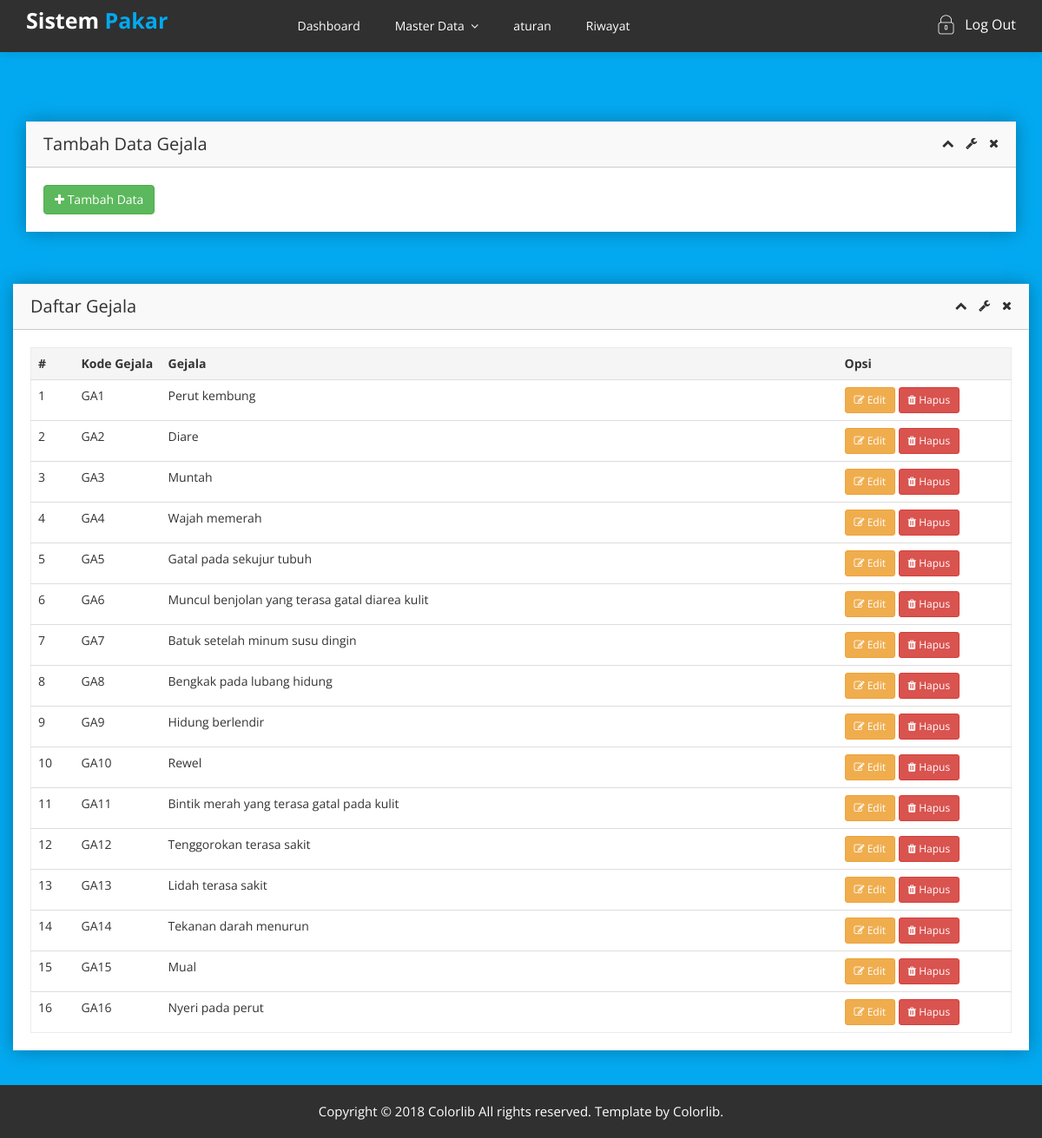
Page /index.php/admin/gejala on the committed database.
### tables this page shows
CREATE TABLE `tb_gejala` (
  `id_gejala` int(11) NOT NULL,
  `kode_gejala` char(8) NOT NULL,
  `nama_gejala` varchar(255) NOT NULL
);

### application/views/admin/layout/content.php (called while the page is built)
<?php
    if( $isi ) {
        $this->load->view($isi);
    }

### application/views/admin/layout/wrapper.php (called while the page is built)
<?php
    require_once('head.php');
    require_once('header.php');
    require_once('content.php');
    require_once('footer.php');

### application/controllers/admin/Gejala.php (called while the page is built, shortened)
<?php
class Gejala extends CI_Controller {
    public function __construct()
    {
        $this->load->model('Gejala_model');
    }
    public function index()
    {
        $gejala = $this->Gejala_model->getGejala();
        $data = [
            'subtitle'  => "Data Gejala",
            'gejala' => $gejala,
            'isi'   =>  "admin/gejala/list"
        ];
        $this->load->view('admin/layout/wrapper', $data, FALSE);
    }
}

### index.php (called while the page is built, shortened)
<?php
require_once BASEPATH.'core/CodeIgniter.php';

### application/models/Gejala_model.php (called while the page is built, shortened)
<?php
class Gejala_model extends CI_Model {
    public function getGejala() {
        return $this->db->get('tb_gejala')->result_array();
    }
}

### application/views/admin/gejala/edit.php (the view, shortened to what this page needs)
<button type="button" class="btn btn-warning btn-sm" data-toggle="modal" data-target="#edit-<?= $row['id_gejala']; ?>">
    <i class="fa fa-edit"></i> Edit
</button>

### application/views/admin/gejala/list.php (shortened to what this page needs)
<div class="login-form-area">
        <div class="container">
            <div class="row">
                <div class="container">
                    <div class="row">
                        <div class="col-lg-12 col-md-6 col-sm-12 col-xs-12">
                            <div class="sparkline7-list stock-price-section shadow-reset nt-mg-b-30">
                                <div class="sparkline7-hd">
                                    <div class="main-spark7-hd">
                                        <h1>Tambah Data Gejala</h1>
                                        <div class="sparkline8-outline-icon">
                                            <span class="sparkline8-collapse-link"><i class="fa fa-chevron-up"></i></span>
                                            <span><i class="fa fa-wrench"></i></span>
                                            <span class="sparkline8-collapse-close"><i class="fa fa-times"></i></span>
                                        </div>
                                    </div>
                                </div>
                                <div class="sparkline7-graph">
                                    <div class="dashone-bar-heading">
                                        <a class="btn btn-success" href="#" data-toggle="modal" data-target="#addPasien" style="color:white;"><i class="fa fa-plus"></i> Tambah Data</a>
                                    </div>
                                </div>
                            </div>
                        </div>
                    </div>
                </div>
            </div>
        </div>
    </div>
    <div class="static-table-area mg-b-40">
        <div class="container">
            <div class="row">
            <div class="row">
                <div class="col-lg-12">
                    <div class="sparkline10-list shadow-reset mg-t-30">
                        <div class="sparkline10-hd">
                            <div class="main-sparkline10-hd">
                                <h1>Daftar Gejala</h1>
                                <div class="sparkline10-outline-icon">
                                    <span class="sparkline10-collapse-link"><i class="fa fa-chevron-up"></i></span>
                                    <span><i class="fa fa-wrench"></i></span>
                                    <span class="sparkline10-collapse-close"><i class="fa fa-times"></i></span>
                                </div>
                            </div>
                        </div>
                        <div class="sparkline10-graph">
                            <div class="static-table-list">
                                <table class="table border-table">
                                    <thead>
                                        <tr>
                                            <th width="50px">#</th>
                                            <th width="100px">Kode Gejala</th>
                                            <th>Gejala</th>
                                            <th width="200px">Opsi</th>
                                        </tr>
                                    </thead>
                                    <tbody>
                                        <?php $x = 1; foreach ($gejala as $row) { ?>
                                            <tr>
                                                <td><?= $x++; ?></td>
                                                <td><?= $row['kode_gejala']; ?></td>
                                                <td><?= $row['nama_gejala']; ?></td>
                                                <td>
                                                    <?php include('edit.php'); ?>
                                                    <?php include('delete.php'); ?>
                                                </td>
                                            </tr>
                                        <?php } ?>
                                    </tbody>
                                </table>
                            </div>
                        </div>
                    </div>
                </div>
            </div>
        </div>
    </div>

### application/views/admin/gejala/delete.php (shortened to what this page needs)
<button type="button" class="btn btn-danger btn-sm" data-toggle="modal" data-target="#delete-<?= $row['id_gejala']; ?>">
    <i class="fa fa-trash"></i> Hapus
</button>

### assets/templates/admin/css/switcher/color-one.css (style rules this page uses)
html, body { font-family: 'Open Sans', sans-serif;font-weight:400;background: #555 }

### assets/templates/admin/css/switcher/color-two.css (style rules this page uses)
html, body { font-family: 'Open Sans', sans-serif;font-weight:400;background: #1c84c6 }

### assets/templates/admin/css/switcher/color-three.css (style rules this page uses)
html, body { font-family: 'Open Sans', sans-serif;font-weight:400;background: #ed5565 }

### assets/templates/admin/css/switcher/color-four.css (style rules this page uses)
html, body { font-family: 'Open Sans', sans-serif;font-weight:400;background: #1ab394 }

### assets/templates/admin/css/switcher/color-five.css (style rules this page uses)
html, body { font-family: 'Open Sans', sans-serif;font-weight:400;background: #EE7752 }

### assets/templates/admin/css/switcher/color-six.css (style rules this page uses)
html, body { font-family: 'Open Sans', sans-serif;font-weight:400;background: #27ae60 }

### assets/templates/admin/css/switcher/color-seven.css (style rules this page uses)
html, body { font-family: 'Open Sans', sans-serif;font-weight:400;background: #7f8c8d }

### assets/templates/admin/css/switcher/color-eight.css (style rules this page uses)
html, body { font-family: 'Open Sans', sans-serif;font-weight:400;background: #0000ff }

### assets/templates/admin/css/switcher/color-nine.css (style rules this page uses)
html, body { font-family: 'Open Sans', sans-serif;font-weight:400;background: #ff0080 }

### assets/templates/admin/css/switcher/color-ten.css (style rules this page uses)
html, body { font-family: 'Open Sans', sans-serif;font-weight:400;background: #1a0000 }

### rows in the picture
tb_gejala: kode_gejala "GA1", nama_gejala "Perut kembung"
tb_gejala: kode_gejala "GA2", nama_gejala "Diare"
tb_gejala: kode_gejala "GA3", nama_gejala "Muntah"
tb_gejala: kode_gejala "GA4", nama_gejala "Wajah memerah"
tb_gejala: kode_gejala "GA5", nama_gejala "Gatal pada sekujur tubuh"
tb_gejala: kode_gejala "GA6", nama_gejala "Muncul benjolan yang terasa gatal diarea kulit"
tb_gejala: kode_gejala "GA7", nama_gejala "Batuk setelah minum susu dingin"
tb_gejala: kode_gejala "GA8", nama_gejala "Bengkak pada lubang hidung"
tb_gejala: kode_gejala "GA9", nama_gejala "Hidung berlendir"
tb_gejala: kode_gejala "GA10", nama_gejala "Rewel"
tb_gejala: kode_gejala "GA11", nama_gejala "Bintik merah yang terasa gatal pada kulit"
tb_gejala: kode_gejala "GA12", nama_gejala "Tenggorokan terasa sakit"
tb_gejala: kode_gejala "GA13", nama_gejala "Lidah terasa sakit"
tb_gejala: kode_gejala "GA14", nama_gejala "Tekanan darah menurun"
tb_gejala: kode_gejala "GA15", nama_gejala "Mual"
tb_gejala: kode_gejala "GA16", nama_gejala "Nyeri pada perut"
